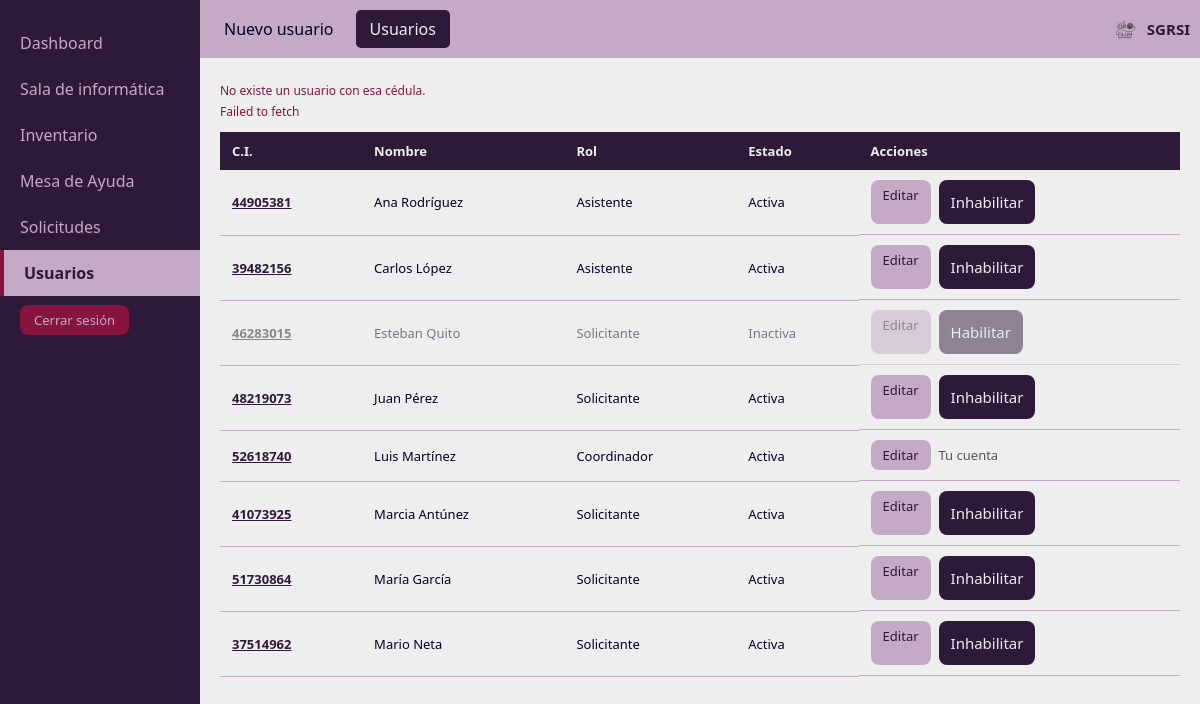
Screenshot of /FrontEnd/paginas/usuarios/usuarios.php?aviso=noencontrado (signed in) with the database file from the repository.
### tables this page shows
CREATE TABLE usuario (
    ci               CHAR(8)      NOT NULL,
    nombre_usuario   VARCHAR(60)  NOT NULL,
    contrasena       VARCHAR(255) NOT NULL,
    tipo_de_usuario  ENUM('Solicitante', 'Asistente', 'Coordinador')
                     NOT NULL DEFAULT 'Solicitante',
    estado_cuenta    ENUM('Activa', 'Inactiva')
                     NOT NULL DEFAULT 'Activa',

    CONSTRAINT pk_usuario       PRIMARY KEY (ci),
    CONSTRAINT ck_usuario_ci    CHECK (ci REGEXP '^[0-9]{8}$')
);

### BackEnd/logica/Sesion.php (called while the page is built, shortened)
<?php
class Sesion
{
    public static function hayUsuario()
    {
        $ultimaActividad = $_SESSION['ultima_actividad'] ?? null;
        return true;
    }
    public static function ci()
    {
        return self::hayUsuario() ? $_SESSION['ci'] : null;
    }
    public static function rol()
    {
        return self::hayUsuario() ? $_SESSION['rol'] : null;
    }
    public static function esCoordinador()
    {
        return self::rol() === 'Coordinador';
    }
    public static function esTecnico()
    {
        return self::rol() === 'Asistente' || self::rol() === 'Coordinador';
    }
    public static function tokenApi()
    {
        return $_SESSION['csrf_api'];
    }
}

### BackEnd/logica/ControlAcceso.php (called while the page is built, shortened)
<?php
require_once __DIR__ . '/Sesion.php';
class ControlAcceso
{
    public static function puedeAtender()
    {
        return Sesion::esTecnico();
    }
}

### BackEnd/dao/Conexion.php (called while the page is built, shortened)
<?php
class Conexion
{
    private static $instancia = null;
    private $pdo;
    private function __construct()
    {
        $config = require __DIR__ . '/../config/database.php';
        $dsn = 'mysql:host=' . $config['host']
             . ';port=' . $config['puerto']
             . ';dbname=' . $config['basedatos']
             . ';charset=' . $config['charset'];
        try {
            $this->pdo = new PDO($dsn, $config['usuario'], $config['password']);
            $this->pdo->setAttribute(PDO::ATTR_ERRMODE, PDO::ERRMODE_EXCEPTION);
            $this->pdo->setAttribute(PDO::ATTR_DEFAULT_FETCH_MODE, PDO::FETCH_ASSOC);
        } catch (PDOException $e) {
            error_log('SGRSI: fallo la conexion. ' . $e->getMessage());
            throw new Exception('No se pudo conectar con la base de datos.');
        }
    }
    public static function getInstancia()
    {
        if (self::$instancia === null) {
            self::$instancia = new Conexion();
        }
        return self::$instancia;
    }
    public function getPdo()
    {
        return $this->pdo;
    }
}

### BackEnd/dao/UsuarioDAO.php (called while the page is built, shortened)
<?php
require_once __DIR__ . '/Conexion.php';
class UsuarioDAO
{
    private $pdo;
    public function __construct()
    {
        $this->pdo = Conexion::getInstancia()->getPdo();
    }
    public function obtenerTodos()
    {
        $stmt = $this->pdo->query(
            'SELECT ci, nombre_usuario, tipo_de_usuario, estado_cuenta
               FROM usuario
              ORDER BY nombre_usuario'
        );
        return $stmt->fetchAll(PDO::FETCH_ASSOC);
    }
}

### BackEnd/logica/GestorUsuarios.php (called while the page is built, shortened)
<?php
require_once __DIR__ . '/ResultadoGestion.php';
require_once __DIR__ . '/../dao/UsuarioDAO.php';
class GestorUsuarios
{
    public function obtenerTodos()
    {
        return ResultadoGestion::ejecutar('usuarios listar', function () { return (new UsuarioDAO())->obtenerTodos(); });
    }
}

### BackEnd/logica/ResultadoGestion.php (called while the page is built, shortened)
<?php
class ResultadoGestion
{
    public static function ok($datos = null, $codigo = 200, $mensaje = '')
    {
        return ['ok' => true, 'codigo' => $codigo, 'mensaje' => $mensaje, 'datos' => $datos];
    }
    public static function ejecutar($operacion, $accion)
    {
        try {
            return self::ok($accion());
        } catch (Throwable $e) {
            error_log('SGRSI ' . $operacion . ': ' . $e->getMessage());
            return self::fallo(500, 'No se pudo completar la operación. Intentá de nuevo en unos minutos.');
        }
    }
    public static function valor($resultado)
    {
        return $resultado['datos'];
    }
}

### FrontEnd/paginas/usuarios/usuarios.php (the view, shortened to what this page needs)
<?php
require_once __DIR__ . '/../../../BackEnd/logica/ControlAcceso.php';
require_once __DIR__ . '/../../../BackEnd/logica/GestorUsuarios.php';
$gestor = new GestorUsuarios();
$avisos = [
    'activada'     => ['exito', 'La cuenta quedó habilitada.'],
    'desactivada'  => ['exito', 'La cuenta quedó inhabilitada.'],
    'creada'       => ['exito', 'Usuario creado correctamente.'],
    'guardada'     => ['exito', 'Los cambios se guardaron.'],
    'propia'       => ['error', 'No podés cambiar el estado de tu propia cuenta.'],
    'estado'       => ['error', 'El estado indicado no es válido.'],
    'noencontrado' => ['error', 'No existe un usuario con esa cédula.'],
    'error'        => ['error', 'No se pudo completar la operación. Intentá de nuevo en unos minutos.'],
];
$mensaje = null;
$clave   = isset($_GET['aviso']) ? $_GET['aviso'] : '';
if (isset($avisos[$clave])) {
    $mensaje = ['tipo' => $avisos[$clave][0], 'texto' => $avisos[$clave][1]];
}
try {
    $usuarios = ResultadoGestion::valor($gestor->obtenerTodos());
} catch (Exception $e) {
    error_log('SGRSI usuarios.php obtenerTodos: ' . $e->getMessage());
    $usuarios = [];
    $mensaje  = ['tipo' => 'error', 'texto' => 'No se pudo cargar el listado de usuarios. Intentá de nuevo en unos minutos.'];
}
function v($texto)
{
    return htmlspecialchars((string) $texto, ENT_QUOTES, 'UTF-8');
}
?>
<!DOCTYPE html>
<html lang="es">
<head>
    <link rel="stylesheet" href="../../css/main.css">
</head>
<body>
    <div class="layout">
        <nav class="sidebar">
            <ul>
                <?php if (Sesion::esCoordinador()) { ?>
                    <li class="sidebar-item"><a href="../dashboard/dashboard.php">Dashboard</a></li>
                <?php } ?>
                <li class="sidebar-item"><a href="../uso-sala/planilla-uso-sala.php">Sala de informática</a></li>
                <?php if (ControlAcceso::puedeAtender()) { ?>
                    <li class="sidebar-item"><a href="../inventario/nuevo-equipo.php">Inventario</a></li>
                <?php } ?>
                <li class="sidebar-item"><a href="../mesa-de-ayuda/nuevo-ticket.php">Mesa de Ayuda</a></li>
                <li class="sidebar-item"><a href="../solicitudes/nueva-solicitud.php">Solicitudes</a></li>
                <li class="sidebar-item activo">Usuarios</li>
                <li class="sidebar-item"><a href="../../cerrar-sesion.php" class="btn-salir">Cerrar sesión</a></li>
            </ul>
        </nav>
        <main class="main">
            <header class="topbar-nav">
                <nav>
                    <ul>
                        <li class="topbar-item"><a href="nuevo-usuario.php">Nuevo usuario</a></li>
                        <li class="topbar-item activo">Usuarios</li>
                    </ul>
                </nav>
                <div class="topbar-logo">
                    <img src="../../img/logo.png" alt="Logo SGRSI">
                    <span>SGRSI</span>
                </div>
            </header>
            <section class="content">
                <?php if ($mensaje) { ?>
                    <p class="error-mensaje <?php echo $mensaje['tipo'] === 'exito' ? 'mensaje-exito' : ''; ?>" style="display: block;">
                        <?php echo v($mensaje['texto']); ?>
                    </p>
                <?php } ?>
                <p id="resultado-usuarios" class="error-mensaje" role="status" aria-live="polite"></p>
                <div class="tabla-wrapper">
                    <table>
                        <thead>
                            <tr>
                                <th>C.I.</th>
                                <th>Nombre</th>
                                <th>Rol</th>
                                <th>Estado</th>
                                <th>Acciones</th>
                            </tr>
                        </thead>
                        <tbody id="lista-usuarios" data-csrf="<?php echo v(Sesion::tokenApi()); ?>" data-ci="<?php echo v(Sesion::ci()); ?>">
                            <?php foreach ($usuarios as $usuario) { ?>
                                <?php $inactiva = $usuario['estado_cuenta'] === 'Inactiva'; ?>
                                <tr<?php echo $inactiva ? ' class="fila-desactivada"' : ''; ?>>
                                    <td><a class="tabla-enlace" href="detalle-usuario.php?ci=<?php echo urlencode($usuario['ci']); ?>"><?php echo v($usuario['ci']); ?></a></td>
                                    <td><?php echo v($usuario['nombre_usuario']); ?></td>
                                    <td><?php echo v($usuario['tipo_de_usuario']); ?></td>
                                    <td><?php echo v($usuario['estado_cuenta']); ?></td>
                                    <td class="acciones">
                                        <a class="btn-editar" href="detalle-usuario.php?ci=<?php echo urlencode($usuario['ci']); ?>&amp;modo=editar">Editar</a>
                                        <?php if ($usuario['ci'] === Sesion::ci()) { ?>
                                            <span class="sin-accion">Tu cuenta</span>
                                        <?php } else { ?>
                                            <form action="usuarios.php" method="post" class="form-en-linea">
                                                <button type="submit" class="<?php echo $inactiva ? 'btn-editar' : 'btn-eliminar'; ?>" data-confirmar="<?php echo $inactiva ? 'habilitar' : 'inhabilitar'; ?>">
                                                    <?php echo $inactiva ? 'Habilitar' : 'Inhabilitar'; ?>
                                                </button>
                                            </form>
                                        <?php } ?>
                                    </td>
                                </tr>
                            <?php } ?>
                        </tbody>
                    </table>
                </div>
            </section>
        </main>
    </div>
</body>
</html>

### rows the page displays
usuario: ci "44905381", nombre_usuario "Ana Rodríguez", tipo_de_usuario "Asistente", estado_cuenta "Activa", shows "Inhabilitar"
usuario: ci "39482156", nombre_usuario "Carlos López", tipo_de_usuario "Asistente", estado_cuenta "Activa", shows "Inhabilitar"
usuario: ci "46283015", nombre_usuario "Esteban Quito", tipo_de_usuario "Solicitante", estado_cuenta "Inactiva", shows "Habilitar"
usuario: ci "48219073", nombre_usuario "Juan Pérez", tipo_de_usuario "Solicitante", estado_cuenta "Activa", shows "Inhabilitar"
usuario: ci "52618740", nombre_usuario "Luis Martínez", tipo_de_usuario "Coordinador", estado_cuenta "Activa", shows "Tu cuenta"
usuario: ci "41073925", nombre_usuario "Marcia Antúnez", tipo_de_usuario "Solicitante", estado_cuenta "Activa", shows "Inhabilitar"
usuario: ci "51730864", nombre_usuario "María García", tipo_de_usuario "Solicitante", estado_cuenta "Activa", shows "Inhabilitar"
usuario: ci "37514962", nombre_usuario "Mario Neta", tipo_de_usuario "Solicitante", estado_cuenta "Activa", shows "Inhabilitar"

### other values shown
v($mensaje['texto']) "No existe un usuario con esa cédula."
